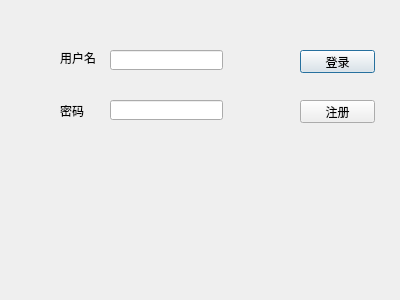
<?xml version="1.0" encoding="UTF-8"?>
<ui version="4.0">
 <class>Login</class>
 <widget class="QDialog" name="Login">
  <property name="geometry">
   <rect>
    <x>0</x>
    <y>0</y>
    <width>400</width>
    <height>300</height>
   </rect>
  </property>
  <property name="windowTitle">
   <string>Dialog</string>
  </property>
  <widget class="QPushButton" name="login">
   <property name="geometry">
    <rect>
     <x>300</x>
     <y>50</y>
     <width>75</width>
     <height>23</height>
    </rect>
   </property>
   <property name="text">
    <string>登录</string>
   </property>
  </widget>
  <widget class="QPushButton" name="signup">
   <property name="geometry">
    <rect>
     <x>300</x>
     <y>100</y>
     <width>75</width>
     <height>23</height>
    </rect>
   </property>
   <property name="text">
    <string>注册</string>
   </property>
  </widget>
  <widget class="QLineEdit" name="usernameEdit">
   <property name="geometry">
    <rect>
     <x>110</x>
     <y>50</y>
     <width>113</width>
     <height>20</height>
    </rect>
   </property>
  </widget>
  <widget class="QLineEdit" name="passwdEdit">
   <property name="geometry">
    <rect>
     <x>110</x>
     <y>100</y>
     <width>113</width>
     <height>20</height>
    </rect>
   </property>
  </widget>
  <widget class="QLabel" name="label">
   <property name="geometry">
    <rect>
     <x>60</x>
     <y>50</y>
     <width>41</width>
     <height>16</height>
    </rect>
   </property>
   <property name="text">
    <string>用户名</string>
   </property>
  </widget>
  <widget class="QLabel" name="label_2">
   <property name="geometry">
    <rect>
     <x>60</x>
     <y>100</y>
     <width>31</width>
     <height>21</height>
    </rect>
   </property>
   <property name="text">
    <string>密码</string>
   </property>
  </widget>
 </widget>
 <resources/>
 <connections/>
</ui>
